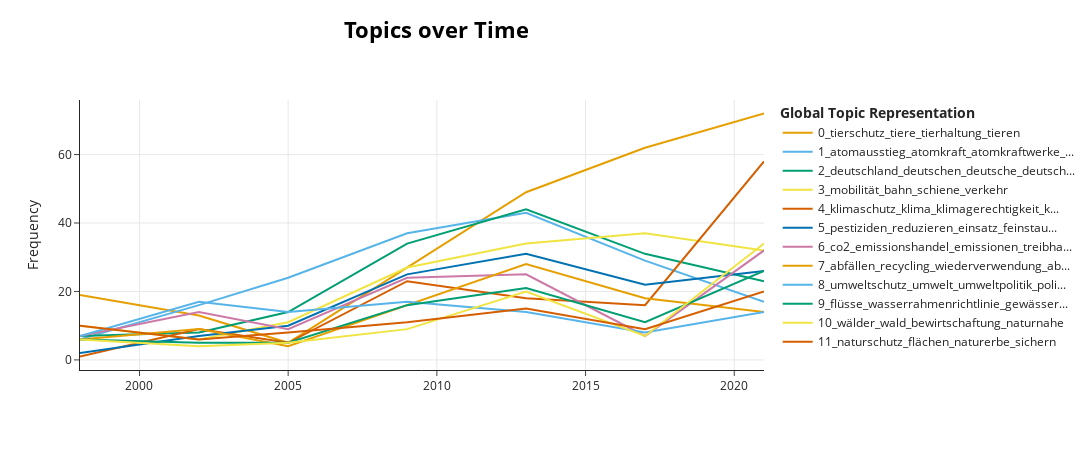

Write notebook code for a chart like this one.
### Markdown cell above
## Topics over time

To create the topics over time, the fitted model needs to be compared with the vector representation at each year subset of the data. From the fitted models, the c-TF-IDF representations are therefore calculate at each timestamp. Then, the c-TF-IDF representations at each timestamp are averaged with the global c-TF-IDF representations in order to fine-tune the local representations. This results in slightly different representations of the global model's topics. Further, I also chose to not average each topic representation at timestamp t with the global c-TF-IDF matrix. This prevents words from the global word embeddings to leak into the topic representations at each timestamp.

### Code cell
topics_over_time = german_model.topics_over_time(data_env.text.to_list(), 
                                                data_env.year.to_list(),
                                                evolution_tuning=True,
                                                global_tuning=False)
german_model.visualize_topics_over_time(topics_over_time, top_n_topics=12)

### Figure 1 — Plotly figure (JSON) as saved in the notebook; plotly's stock layout.template omitted (floating-point values rounded to 4 significant figures)
{"data": [{"hoverinfo": "text", "hovertext": ["<b>Topic 0</b><br>Words: tierschutz, forschungsfreiheit, artgemäße, bündnis, abwägung", "<b>Topic 0</b><br>Words: tierschutz, tiere, verbesserungen, staatsziel, tierschutzes", "<b>Topic 0</b><br>Words: erfolgreichen, legislaturperioden, erkennen, erzeugen, tierschutzverbände", "<b>Topic 0</b><br>Words: tierschutz, tieren, durchgesetzt, staatsziel, fdp", "<b>Topic 0</b><br>Words: tierhaltung, tierschutz, tiergerechte, tiere, tierschutzgesetz", "<b>Topic 0</b><br>Words: tiere, tierschutz, wohl, haltung, tieren", "<b>Topic 0</b><br>Words: tiere, tierhaltung, tierwohl, tierschutz, fu"], "marker": {"color": "#E69F00"}, "mode": "lines", "name": "0_tierschutz_tiere_tierhaltung_tieren", "type": "scatter", "x": [1998, 2002, 2005, 2009, 2013, 2017, 2021], "y": [19, 13, 5, 27, 49, 62, 72]}, {"hoverinfo": "text", "hovertext": ["<b>Topic 1</b><br>Words: atomkraft, geführte, spd, kernenergie, bundesregierung", "<b>Topic 1</b><br>Words: bündnis, 90, grünen, kernenergie, atomausstiegs", "<b>Topic 1</b><br>Words: kernenergie, ausstieg, atomenergie, weitere, störfällen", "<b>Topic 1</b><br>Words: atomausstieg, endlagerung, fort, atomwirtschaft, atomkraftwerke", "<b>Topic 1</b><br>Words: atomkraftwerken, atomausstieg, sicherheit, endgültigen, atommülls", "<b>Topic 1</b><br>Words: atomausstieg, atomkraftwerke, atommüll, lingen, gronau", "<b>Topic 1</b><br>Words: atomkraft, atomausstieg, uran, europa, atomanlagen"], "marker": {"color": "#56B4E9"}, "mode": "lines", "name": "1_atomausstieg_atomkraft_atomkraftwerke_...", "type": "scatter", "x": [1998, 2002, 2005, 2009, 2013, 2017, 2021], "y": [6, 16, 24, 37, 43, 29, 17]}, {"hoverinfo": "text", "hovertext": ["<b>Topic 2</b><br>Words: deutschland, handlungsbedarf, ableitet, analysiert, ansatzpunkte", "<b>Topic 2</b><br>Words: bekämpfung, deutschland, rolle, übernimmt, administrativen", "<b>Topic 2</b><br>Words: deutschland, jahrzehnten, drei, geschaffen, modernisierung", "<b>Topic 2</b><br>Words: deutschland, deutschen, vorreiter, ostdeutschland, deutschlands", "<b>Topic 2</b><br>Words: deutschland, zusagen, deutsche, rund, ebene", "<b>Topic 2</b><br>Words: deutschland, merkel, angela, deutschlands, geleistet", "<b>Topic 2</b><br>Words: deutschland, 70, umsetzen, sterben, luftverschmutzung"], "marker": {"color": "#009E73"}, "mode": "lines", "name": "2_deutschland_deutschen_deutsche_deutsch...", "type": "scatter", "x": [1998, 2002, 2005, 2009, 2013, 2017, 2021], "y": [7, 8, 14, 34, 44, 31, 23]}, {"hoverinfo": "text", "hovertext": ["<b>Topic 3</b><br>Words: verkehrsmittel, fuß, straße, schiene, personenverkehr", "<b>Topic 3</b><br>Words: schiene, sinn, abgasstandards, bahnangebote, trennung", "<b>Topic 3</b><br>Words: mobilität, schiene, bahn, exportfähig, massentransportmittel", "<b>Topic 3</b><br>Words: zerschneidung, mobilität, grünbrücken, lebensräumen, straße", "<b>Topic 3</b><br>Words: mobilität, verkehr, verlagerung, fahrrad, schiene", "<b>Topic 3</b><br>Words: mobilität, straßen, rad, alternativen, bequem", "<b>Topic 3</b><br>Words: mobilitätswende, fahrrad, mobilität, autofreie, bahn"], "marker": {"color": "#F0E442"}, "mode": "lines", "name": "3_mobilität_bahn_schiene_verkehr", "type": "scatter", "x": [1998, 2002, 2005, 2009, 2013, 2017, 2021], "y": [10, 6, 11, 27, 34, 37, 32]}, {"hoverinfo": "text", "hovertext": ["<b>Topic 4</b><br>Words: vorbild, hand, gebäuden, öffentliche, klimaschutz", "<b>Topic 4</b><br>Words: klimaschutz, zeit, braucht, innovation, berechenbare", "<b>Topic 4</b><br>Words: klimaschutz, reiche, internationalen, antwort, forcieren", "<b>Topic 4</b><br>Words: klimaschutz, klima, zusammen, freiheit, schafft", "<b>Topic 4</b><br>Words: klimaschutz, ausbauen, ganz, herausforderungen, rolle", "<b>Topic 4</b><br>Words: klima, wichtig, klimaschutz, kommune, planwirtschaftlich", "<b>Topic 4</b><br>Words: klimaschutz, klimagerechtigkeit, klimaneutralität, klimaziele, klima"], "marker": {"color": "#D55E00"}, "mode": "lines", "name": "4_klimaschutz_klima_klimagerechtigkeit_k...", "type": "scatter", "x": [1998, 2002, 2005, 2009, 2013, 2017, 2021], "y": [1, 9, 5, 23, 18, 16, 58]}, {"hoverinfo": "text", "hovertext": ["<b>Topic 5</b><br>Words: wurden, schwefel, reduzierten, treibstoffen, ppm", "<b>Topic 5</b><br>Words: ha, reduzieren, tag, 129, elektromagnetische", "<b>Topic 5</b><br>Words: drastisch, reduziert, reduzieren, flächenverbrauch, rußpartikel", "<b>Topic 5</b><br>Words: feinstaub, weniger, minimieren, strahlenbelastung, flächenverbrauch", "<b>Topic 5</b><br>Words: pestiziden, senken, hektar, feinstaub, grenzwerte", "<b>Topic 5</b><br>Words: pestiziden, einsatz, massive, stickoxide, umweltbelastung", "<b>Topic 5</b><br>Words: landwirtschaft, pestiziden, deutlich, dünger, pestizideinsatz"], "marker": {"color": "#0072B2"}, "mode": "lines", "name": "5_pestiziden_reduzieren_einsatz_feinstau...", "type": "scatter", "x": [1998, 2002, 2005, 2009, 2013, 2017, 2021], "y": [2, 7, 10, 25, 31, 22, 26]}, {"hoverinfo": "text", "hovertext": ["<b>Topic 6</b><br>Words: verminderung, produktgewinnung, unkonventioneller, lösungsansätze, waldsterbens", "<b>Topic 6</b><br>Words: emissionen, kohlendioxid, klimaschädlichen, dabei, nötig", "<b>Topic 6</b><br>Words: emissionshandel, co2, treibhausgasemissionen, nutzung, abgeschieden", "<b>Topic 6</b><br>Words: emissionshandel, co2, emissionszertifikate, verkehrs, wer", "<b>Topic 6</b><br>Words: co2, co, emissionshandel, emissionen, gebäudesanierungsprogramm", "<b>Topic 6</b><br>Words: entscheidend, co2, allerletzte, bundesrates, freihandelsabkommen", "<b>Topic 6</b><br>Words: co2, emissionen, eingespart, carbon, gigatonnen"], "marker": {"color": "#CC79A7"}, "mode": "lines", "name": "6_co2_emissionshandel_emissionen_treibha...", "type": "scatter", "x": [1998, 2002, 2005, 2009, 2013, 2017, 2021], "y": [7, 14, 9, 24, 25, 7, 32]}, {"hoverinfo": "text", "hovertext": ["<b>Topic 7</b><br>Words: geächtet, müllexport, müllverbrennung, versiegelungen, rückläufigen", "<b>Topic 7</b><br>Words: verwertung, abfällen, überwachungsbedürftigen, abfallberge, verwertungstechnologien", "<b>Topic 7</b><br>Words: getrenntsammlung, schadlos, langlebig, karton, pappe", "<b>Topic 7</b><br>Words: wiederverwendung, vorrang, flächenrecycling, stattdessen, abfälle", "<b>Topic 7</b><br>Words: wiederverwertung, recyclingquoten, verwertung, recycling, wertstofftonne", "<b>Topic 7</b><br>Words: weggeworfen, mikroplastik, anstatt, flächen, produkte", "<b>Topic 7</b><br>Words: plastikflut, plastik, darf, abfallsammel, sortiersystemen"], "marker": {"color": "#E69F00"}, "mode": "lines", "name": "7_abfällen_recycling_wiederverwendung_ab...", "type": "scatter", "x": [1998, 2002, 2005, 2009, 2013, 2017, 2021], "y": [6, 9, 4, 16, 28, 18, 14]}, {"hoverinfo": "text", "hovertext": ["<b>Topic 8</b><br>Words: meinsam, umweltnutzungsrechten, bauförderung, schwierigen, qualitätsziele", "<b>Topic 8</b><br>Words: umweltschutz, umwelt, erhaltung, ökologische, lebenswerten", "<b>Topic 8</b><br>Words: umweltpolitik, umweltschutz, frage, gehört, messen", "<b>Topic 8</b><br>Words: interessenpolitik, umweltschutz, belohnt, umweltstandards, umwelt", "<b>Topic 8</b><br>Words: umwelt, politikbereich, planfeststellungsverfahren, schmeckt, umweltverträglichkeitsprüfungen", "<b>Topic 8</b><br>Words: abgasnormen, ansiedeln, schlagkräftige, behörde, umweltstandard", "<b>Topic 8</b><br>Words: umwelt, ökostandards, krankenkassen, beachtet, umweltkriminalität"], "marker": {"color": "#56B4E9"}, "mode": "lines", "name": "8_umweltschutz_umwelt_umweltpolitik_poli...", "type": "scatter", "x": [1998, 2002, 2005, 2009, 2013, 2017, 2021], "y": [7, 17, 14, 17, 14, 8, 14]}, {"hoverinfo": "text", "hovertext": ["<b>Topic 9</b><br>Words: überflutungsflächen, tiefgreifende, zurückerhalten, klärung, regenerierung", "<b>Topic 9</b><br>Words: rückhalteräume, wasserwirtschaft, wasserquellen, kostbares, grundwassers", "<b>Topic 9</b><br>Words: gewässer, überschwemmungsgebiete, zurückzugewinnen, vorbeugenden, flutkatastrophen", "<b>Topic 9</b><br>Words: hochwasserschutz, gewässerpolitik, flüsse, raum, weitere", "<b>Topic 9</b><br>Words: flüsse, raum, hochwasserschutzes, wasserrahmenrichtlinie, geben", "<b>Topic 9</b><br>Words: flüsse, seen, düngerecht, moorböden, medikamentenrückstände", "<b>Topic 9</b><br>Words: wasserrahmenrichtlinie, wasser, moore, wiedervernässung, gewässer"], "marker": {"color": "#009E73"}, "mode": "lines", "name": "9_flüsse_wasserrahmenrichtlinie_gewässer...", "type": "scatter", "x": [1998, 2002, 2005, 2009, 2013, 2017, 2021], "y": [6, 5, 5, 16, 21, 11, 26]}, {"hoverinfo": "text", "hovertext": ["<b>Topic 10</b><br>Words: wald, naturnaher, artenzusammensetzung, totholzanteil, unterbleibt", "<b>Topic 10</b><br>Words: tropenwälder, herausragende, somit, urwälder, funktion", "<b>Topic 10</b><br>Words: bewirtschaftung, blockierte, zertifizierte, rohstoffs, verschleppte", "<b>Topic 10</b><br>Words: wälder, bundesregierung, urwaldschutz, speichernden, umweltgesetzbuchs", "<b>Topic 10</b><br>Words: wälder, naturnahe, waldwirtschaft, forest, schwellenländern", "<b>Topic 10</b><br>Words: traditionellen, waldentwicklung, privatwaldbesitzer, schadstoffbelastungen, gesamtwaldfläche", "<b>Topic 10</b><br>Words: wälder, wald, waldes, wiederbewaldung, waldökosysteme"], "marker": {"color": "#F0E442"}, "mode": "lines", "name": "10_wälder_wald_bewirtschaftung_naturnahe", "type": "scatter", "x": [1998, 2002, 2005, 2009, 2013, 2017, 2021], "y": [6, 4, 5, 9, 20, 7, 34]}, {"hoverinfo": "text", "hovertext": ["<b>Topic 11</b><br>Words: natur, landschaftsschutz, gewachsener, angepaßt, vorrangflächen", "<b>Topic 11</b><br>Words: erfüllen, sichern, öffentlichkeitsarbeit, bedeutende, biodiversitätskonvention", "<b>Topic 11</b><br>Words: schutzgebieten, aufgabe, bedeutsamer, entschädigung, schutzwürdige", "<b>Topic 11</b><br>Words: schutzgebieten, naturschutz, hervorheben, bergregionen, originären", "<b>Topic 11</b><br>Words: flächen, nationalen, 000, 30, eigentum", "<b>Topic 11</b><br>Words: wildnis, naturschutzes, naturerbe, bestehende, naturschutz", "<b>Topic 11</b><br>Words: naturschutz, schutzgebiete, flächen, nationale, biodiversitätsstrategie"], "marker": {"color": "#D55E00"}, "mode": "lines", "name": "11_naturschutz_flächen_naturerbe_sichern", "type": "scatter", "x": [1998, 2002, 2005, 2009, 2013, 2017, 2021], "y": [10, 6, 8, 11, 15, 9, 20]}], "layout": {"height": 450, "hoverlabel": {"bgcolor": "white", "font": {"family": "Rockwell", "size": 16}}, "legend": {"title": {"text": "<b>Global Topic Representation"}}, "title": {"font": {"color": "Black", "size": 22}, "text": "<b>Topics over Time", "x": 0.4, "xanchor": "center", "y": 0.95, "yanchor": "top"}, "width": 1250, "xaxis": {"showgrid": true}, "yaxis": {"showgrid": true, "title": {"text": "Frequency"}}}}
